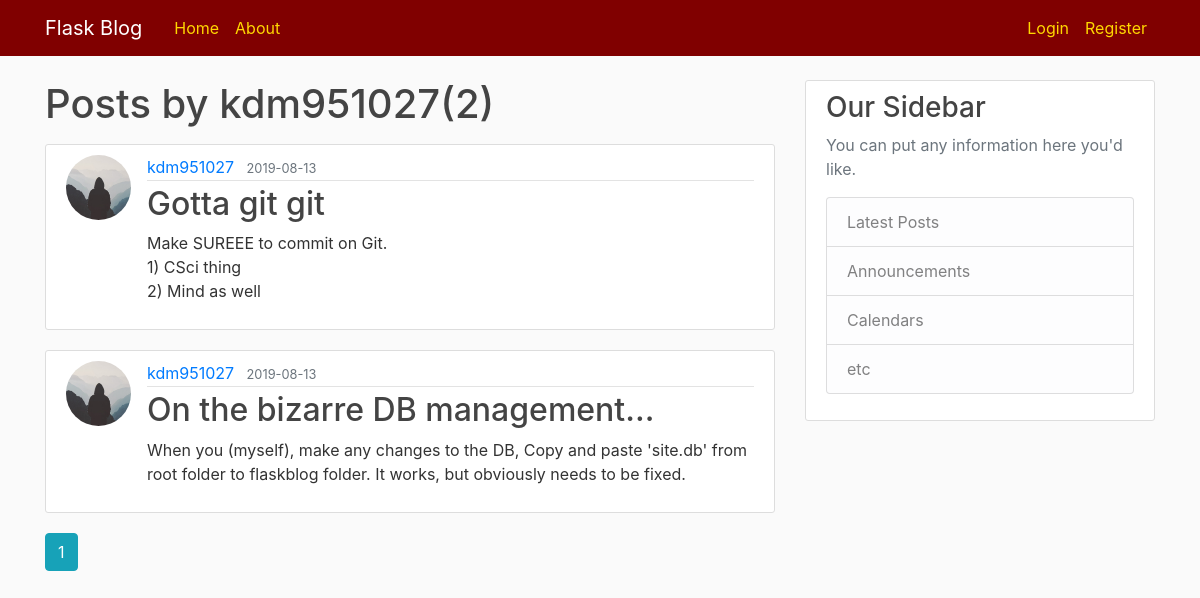
Page /user/kdm951027 on the earlier database version.
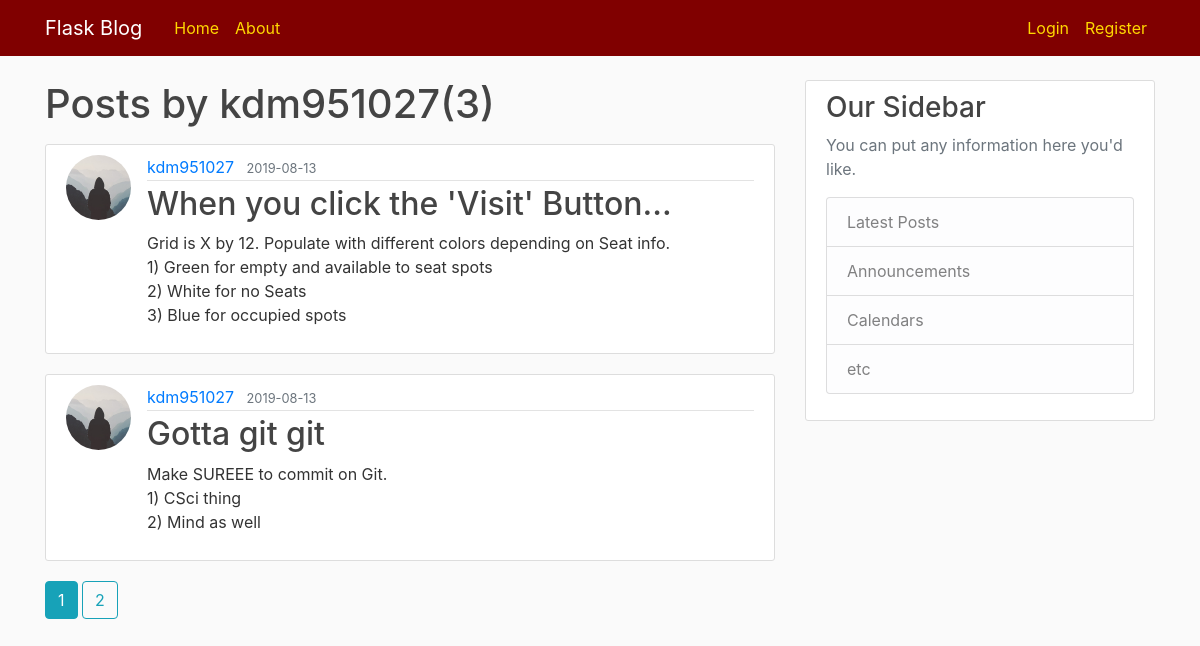
Same page on the later database version.
### flaskblog/models.py (models this page shows, shortened)
class Post(db.Model):
    id = db.Column(db.Integer, primary_key=True)
    title = db.Column(db.String(100), nullable=False)
    date_posted = db.Column(db.DateTime, nullable=False, default=datetime.utcnow)
    content = db.Column(db.Text, nullable=False)
    user_id = db.Column(db.Integer, db.ForeignKey('user.id'), nullable=False)

class User(db.Model, UserMixin):
    id = db.Column(db.Integer, primary_key=True)
    username = db.Column(db.String(20), unique=True, nullable=False)
    email = db.Column(db.String(120), unique=True, nullable=False)
    image_file = db.Column(db.String(20), nullable=False, default='default.jpg')
    password = db.Column(db.String(60), nullable=False)
    posts = db.relationship('Post', backref='author', lazy=True)

### flaskblog/users/routes.py (the view)
@users.route("/user/<string:username>")
def user_posts(username):
    page = request.args.get('page', 1, type=int)
    user = User.query.filter_by(username=username).first_or_404()
    posts = Post.query.filter_by(author=user).order_by(Post.date_posted.desc())\
    .paginate(page=page,per_page=2)
    return render_template('user_posts.html',posts=posts, user=user)

### flaskblog/templates/user_posts.html
{%extends "layout.html"%}
{%block content%}
  <h1 class="mb-3">Posts by {{ user.username }}({{ posts.total }})</h1>
  {%for post in posts.items%}
    <article class="media content-section">
      <img class="rounded-circle article-img" src="{{ url_for('static', filename='profile_pics/'+post.author.image_file ) }}">
      <div class="media-body">
        <div class="article-metadata">
          <a class="mr-2" href="{{ url_for('users.user_posts', username=post.author.username) }}">{{ post.author.username }}</a>
          <small class="text-muted">{{ post.date_posted.strftime('%Y-%m-%d') }}</small>
        </div>
        <h2><a class="article-title" href="{{ url_for('posts.post', post_id=post.id) }}">{{ post.title }}</a></h2>
        <p class="article-content">{{ post.content }}</p>
      </div>
    </article>
  {% endfor %}
  {% for page_num in posts.iter_pages(left_edge=1, right_edge=1, left_current=1, right_current=2) %}
    {% if page_num %}
      {% if posts.page == page_num %}
        <a class="btn btn-info mb-4" href="{{ url_for('users.user_posts', username=user.username, page=page_num) }}">{{ page_num }}</a>
      {% else %}
        <a class="btn btn-outline-info mb-4" href="{{ url_for('users.user_posts', username=user.username, page=page_num) }}">{{ page_num }}</a>
      {% endif %}
    {% else %}
      ...
    {% endif %}
  {% endfor %}
{%endblock content%}

Differences in the rows shown:
no longer on this page (row unchanged): Post: image_file (placeholder picture), author.username "kdm951027", date_posted "2019-08-13", title "On the bizarre DB management...", content "When you (myself), make any changes to the DB, Copy and paste 'site.db' from root folder to flaskblog folder. It works, but obviously needs to be fixed."
added Post: image_file (placeholder picture), author.username "kdm951027", date_posted "2019-08-13", title "When you click the 'Visit' Button...", content "Grid is X by 12. Populate with different colors depending on Seat info. 1) Green for empty and available to seat spots 2) White for no Seats 3) Blue for occupied spots"
Other differences:
{{ posts.total }}: "2" → "3"
new list line: "2"
